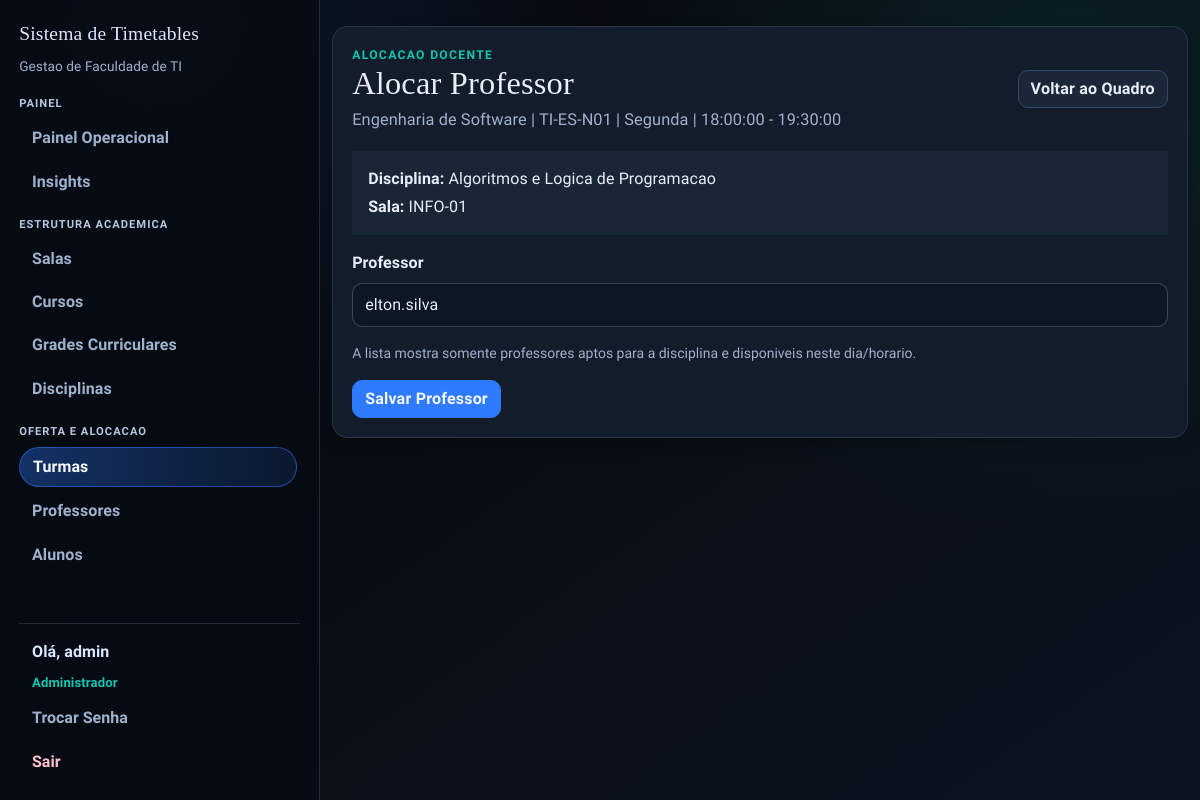
Screenshot of /timetable/11/alocar-professor (signed in) with the database file from the repository.
### app/models.py (models this page shows, shortened)
class User(UserMixin, db.Model):
    id = db.Column(db.Integer, primary_key=True)
    username = db.Column(db.String(64), unique=True, nullable=False)
    email = db.Column(db.String(120), unique=True, nullable=False)
    password_hash = db.Column(db.String(128))
    role = db.Column(db.String(20), default='professor')  # 'admin' or 'professor'
    disciplinas_aptas = db.relationship(
        "Disciplina",
        secondary=professor_disciplina,
        lazy="select",
        backref=db.backref("professores_aptos", lazy="select"),
    )
    def is_admin(self):
        return self.role == 'admin'

class Curso(db.Model):
    id = db.Column(db.Integer, primary_key=True)
    nome = db.Column(db.String(120), nullable=False, unique=True)
    codigo = db.Column(db.String(20), nullable=False, unique=True)
    quantidade_periodos = db.Column(db.Integer, nullable=False, default=8)
    ativo = db.Column(db.Boolean, nullable=False, default=True)

class Turma(db.Model):
    id = db.Column(db.Integer, primary_key=True)
    curso_id = db.Column(db.Integer, db.ForeignKey("curso.id"), nullable=False)
    codigo = db.Column(db.String(30), nullable=False)
    semestre_letivo = db.Column(db.String(20), nullable=False)
    periodo = db.Column(db.Integer, nullable=False)
    turno = db.Column(db.String(20), nullable=False, default="noturno")
    quantidade_alunos = db.Column(db.Integer, nullable=True)
    ativa = db.Column(db.Boolean, nullable=False, default=True)
    curso = db.relationship("Curso", backref=db.backref("turmas", lazy="select"))
    __table_args__ = (
        db.UniqueConstraint("curso_id", "codigo", "semestre_letivo", name="unique_turma_codigo_semestre"),
    )

class Timetable(db.Model):
    id = db.Column(db.Integer, primary_key=True)
    dia = db.Column(db.String(20), nullable=False)  # e.g., 'Segunda', 'Terça'
    hora_inicio = db.Column(db.Time, nullable=False)
    hora_fim = db.Column(db.Time, nullable=False)
    sala_id = db.Column(db.Integer, db.ForeignKey('sala.id'), nullable=False)
    professor_id = db.Column(db.Integer, db.ForeignKey('user.id'), nullable=True)
    disciplina_id = db.Column(db.Integer, db.ForeignKey('disciplina.id'), nullable=False)
    turma_id = db.Column(db.Integer, db.ForeignKey("turma.id"), nullable=False)
    sala = db.relationship('Sala', backref='timetables')
    professor = db.relationship('User', backref='timetables')
    disciplina = db.relationship('Disciplina', backref='timetables')
    turma = db.relationship('Turma', backref='timetables')
    __table_args__ = (
        db.UniqueConstraint('dia', 'hora_inicio', 'hora_fim', 'sala_id', name='unique_dia_horario_sala'),
        db.UniqueConstraint('dia', 'hora_inicio', 'hora_fim', 'professor_id', name='unique_dia_horario_professor'),
        db.UniqueConstraint('dia', 'hora_inicio', 'hora_fim', 'turma_id', name='unique_dia_horario_turma'),
    )

class Disciplina(db.Model):
    id = db.Column(db.Integer, primary_key=True)
    nome = db.Column(db.String(100), nullable=False)
    codigo = db.Column(db.String(20), unique=True, nullable=False)

class Sala(db.Model):
    id = db.Column(db.Integer, primary_key=True)
    nome = db.Column(db.String(100), nullable=False)
    capacidade = db.Column(db.Integer, nullable=False)

### app/routes/admin.py (the view, shortened to what this page needs)
@bp.route("/timetable/<int:id>/alocar-professor", methods=["GET", "POST"])
@login_required
@admin_required
def alocar_professor_timetable(id):
    timetable = (
        Timetable.query.options(
            joinedload(Timetable.sala),
            joinedload(Timetable.professor),
            joinedload(Timetable.disciplina),
            joinedload(Timetable.turma).joinedload(Turma.curso),
        )
        .filter(Timetable.id == id)
        .first()
    )
    if timetable is None:
        flash("Alocacao nao encontrada.", "warning")
        return redirect(url_for("main.horarios"))
    if timetable.turma is None:
        flash("Alocacao sem turma vinculada.", "warning")
        return redirect(url_for("main.horarios"))
    turma_rows = _load_turma_timetable_rows(timetable.turma_id)
    completeness = _turma_grade_completeness(timetable.turma, turma_rows)
    if not completeness["is_complete"]:
        flash("Conclua primeiro a grade da turma (disciplinas/tempos/salas) para depois alocar professores.", "warning")
        return redirect(url_for("main.turma_quadro", id=timetable.turma_id))
    available_professores = _available_professores_for_timetable(timetable)
    form = ProfessorAssignmentForm()
    form.professor_id.choices = [(professor.id, professor.username) for professor in available_professores]
    if not form.professor_id.choices:
        flash("Nenhum professor apto e disponivel para este horario.", "warning")
        return redirect(url_for("main.turma_quadro", id=timetable.turma_id))
    allowed_ids = {professor_id for professor_id, _ in form.professor_id.choices}
    if request.method == "GET":
        if timetable.professor_id in allowed_ids:
            form.professor_id.data = timetable.professor_id
        else:
            form.professor_id.data = form.professor_id.choices[0][0]
    return render_template(
        "timetable_professor_form.html",
        title="Alocar Professor",
        form=form,
        timetable=timetable,
    )

### templates/timetable_professor_form.html (shortened to what this page needs)
{% extends "base.html" %}
{% from "_form_helpers.html" import render_field %}
{% block content %}
<section class="surface form-shell stagger-in">
  <div class="page-head">
    <div>
      <p class="eyebrow">Alocacao Docente</p>
      <h1>{{ title }}</h1>
      <p class="page-lead">
        {{ timetable.turma.curso.nome if timetable.turma and timetable.turma.curso else 'Curso' }} |
        {{ timetable.turma.codigo if timetable.turma else '-' }} |
        {{ timetable.dia }} |
        {{ timetable.hora_inicio }} - {{ timetable.hora_fim }}
      </p>
    </div>
    <a href="{{ url_for('main.turma_quadro', id=timetable.turma_id) }}" class="btn btn-outline-secondary">Voltar ao Quadro</a>
  </div>
  <div class="surface-soft p-3 mb-3">
    <p class="mb-1"><strong>Disciplina:</strong> {{ timetable.disciplina.nome if timetable.disciplina else 'Disciplina removida' }}</p>
    <p class="mb-0"><strong>Sala:</strong> {{ timetable.sala.nome if timetable.sala else 'Sala removida' }}</p>
  </div>
  <form method="POST" novalidate>
    {{ render_field(form.professor_id) }}
    <div class="form-text mb-3">
      A lista mostra somente professores aptos para a disciplina e disponiveis neste dia/horario.
    </div>
    {{ form.submit(class="btn btn-primary") }}
  </form>
</section>
{% endblock %}

### templates/base.html (shortened to what this page needs)
<!doctype html>
<html lang="pt-br">
  <head>
    <link
      href="https://cdn.jsdelivr.net/npm/bootstrap@5.1.3/dist/css/bootstrap.min.css"
      rel="stylesheet"
    />
    <link rel="stylesheet" href="{{ url_for('static', filename='css/styles.css') }}" />
  </head>
  <body>
    {% if current_user.is_authenticated %}
    {% set current_endpoint = request.endpoint or '' %}
    <div class="app-shell">
      <aside class="app-sidebar">
        <a class="app-brand" href="{{ url_for('main.index') }}">Sistema de Timetables</a>
        <p class="sidebar-subtitle">Gestao de Faculdade de TI</p>
        <nav class="sidebar-nav">
          <ul class="nav flex-column gap-3">
            {% if current_user.is_admin() %}
            <li class="nav-group">
              <p class="sidebar-group-title">Painel</p>
              <a class="sidebar-link {{ 'is-active' if current_endpoint == 'main.admin_dashboard' else '' }}" href="{{ url_for('main.admin_dashboard') }}">Painel Operacional</a>
              <a class="sidebar-link {{ 'is-active' if current_endpoint == 'main.admin_insights' else '' }}" href="{{ url_for('main.admin_insights') }}">Insights</a>
            </li>
            <li class="nav-group">
              <p class="sidebar-group-title">Estrutura Academica</p>
              <a class="sidebar-link {{ 'is-active' if current_endpoint in ['main.salas', 'main.new_sala', 'main.edit_sala'] else '' }}" href="{{ url_for('main.salas') }}">Salas</a>
              <a class="sidebar-link {{ 'is-active' if current_endpoint in ['main.cursos', 'main.new_curso', 'main.edit_curso'] else '' }}" href="{{ url_for('main.cursos') }}">Cursos</a>
              <a class="sidebar-link {{ 'is-active' if current_endpoint in ['main.grades', 'main.new_grade', 'main.edit_grade', 'main.grade_items', 'main.new_grade_item', 'main.edit_grade_item'] else '' }}" href="{{ url_for('main.grades') }}">Grades Curriculares</a>
              <a class="sidebar-link {{ 'is-active' if current_endpoint in ['main.disciplinas', 'main.new_disciplina', 'main.edit_disciplina'] else '' }}" href="{{ url_for('main.disciplinas') }}">Disciplinas</a>
            </li>
            <li class="nav-group">
              <p class="sidebar-group-title">Oferta e Alocacao</p>
              <a class="sidebar-link {{ 'is-active' if current_endpoint in ['main.turmas', 'main.new_turma', 'main.edit_turma', 'main.turma_quadro', 'main.turma_alunos', 'main.delete_turma_matricula', 'main.alocar_professor_timetable', 'main.alocar_professores_turma_lote'] else '' }}" href="{{ url_for('main.turmas') }}">Turmas</a>
              <a class="sidebar-link {{ 'is-active' if current_endpoint in ['main.professores', 'main.new_professor', 'main.edit_professor'] else '' }}" href="{{ url_for('main.professores') }}">Professores</a>
              <a class="sidebar-link {{ 'is-active' if current_endpoint in ['main.alunos', 'main.new_aluno', 'main.edit_aluno'] else '' }}" href="{{ url_for('main.alunos') }}">Alunos</a>
            </li>
            {% else %}
            <li class="nav-group">
              <p class="sidebar-group-title">Professor</p>
              <a class="sidebar-link {{ 'is-active' if current_endpoint == 'main.professor_dashboard' else '' }}" href="{{ url_for('main.professor_dashboard') }}">Minhas Turmas</a>
            </li>
            {% endif %}
          </ul>
        </nav>
        <div class="sidebar-user">
          <span class="sidebar-greeting">Ol&aacute;, {{ current_user.username }}</span>
          <span class="sidebar-role">{{ 'Administrador' if current_user.is_admin() else 'Professor' }}</span>
          <a class="sidebar-link {{ 'is-active' if current_endpoint == 'main.change_password' else '' }}" href="{{ url_for('main.change_password') }}">Trocar Senha</a>
          <a class="sidebar-link sidebar-link-logout" href="{{ url_for('main.logout') }}">Sair</a>
        </div>
      </aside>
      <main class="app-content">
        <div class="container app-main">
    {% endif %}
      {% block content %}{% endblock %}
    {% if current_user.is_authenticated %}
        </div>
      </main>
    </div>
    {% else %}
    </main>
    {% endif %}
  </body>
</html>

### templates/_form_helpers.html (shortened to what this page needs)
{% macro render_field(field, class_name='form-control') %}
<div class="mb-3">
  {{ field.label(class="form-label") }}
  {% if field.type in ['SelectField', 'SelectMultipleField'] %}
  {% set base_class = 'form-select' %}
  {% else %}
  {% set base_class = class_name %}
  {% endif %}
  {% set field_class = base_class + (' is-invalid' if field.errors else '') %}
  {{ field(class=field_class) }}
</div>
{% endmacro %}

### rows the page displays
User: username "admin", role "Administrador"
Curso: turma.curso "Engenharia de Software"
Turma: turma "TI-ES-N01"
Timetable: dia "Segunda", hora_inicio "18:00:00", hora_fim "19:30:00"
Disciplina: disciplina "Algoritmos e Logica de Programacao"
Sala: sala "INFO-01"
User: label "Professor"

### other values shown
{{ title }} "Alocar Professor"
